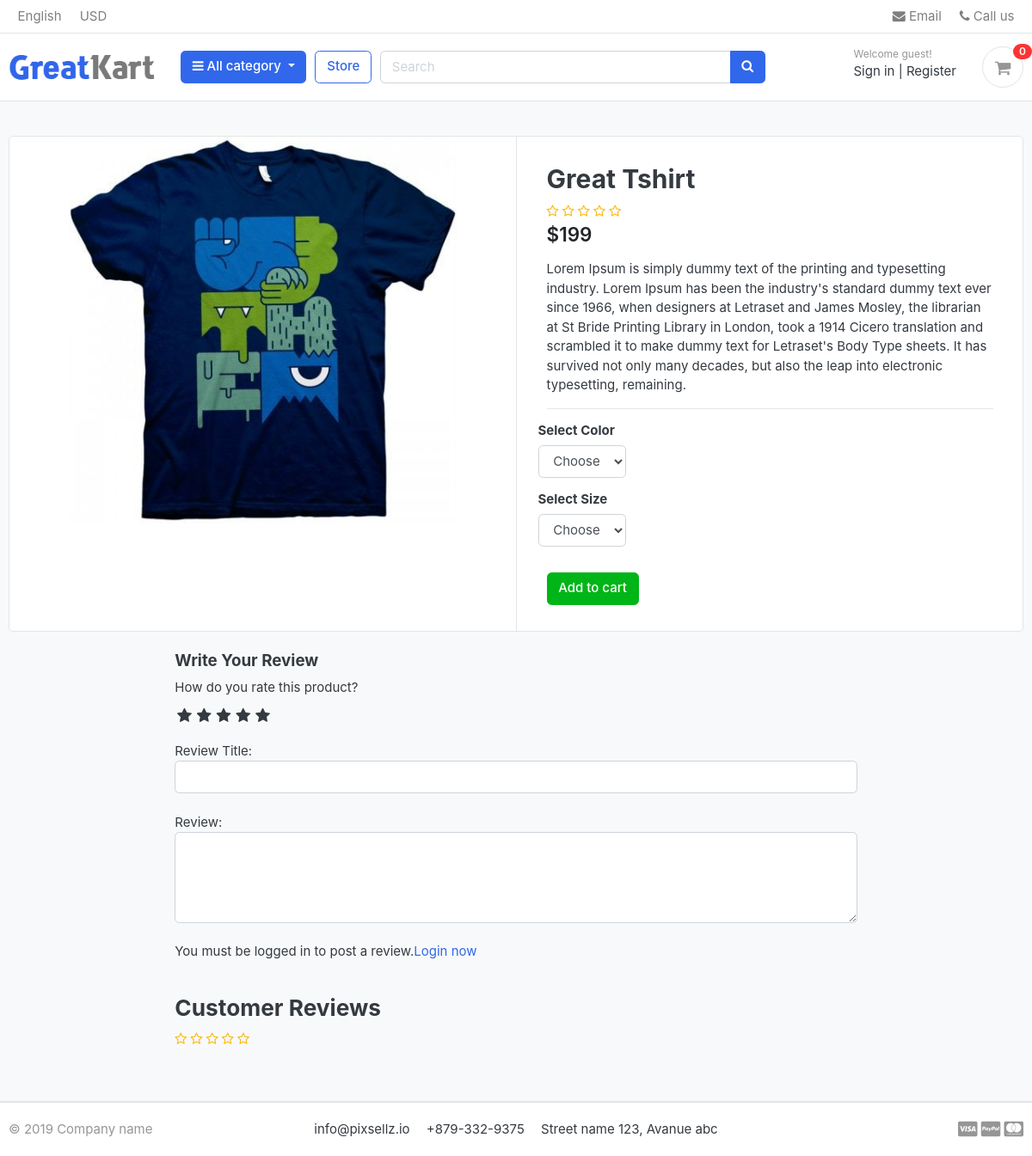
Screenshot of /store/category/t-shirt/great-tshirt/ with the database file from the repository.
### store/models.py (models this page shows, shortened)
class Product(models.Model):
    product_name = models.CharField(max_length=200, unique= True)
    slug = models.SlugField(max_length=230, unique= True)
    description  = models.TextField(max_length=500, blank= True)
    price = models.IntegerField()
    image = models.ImageField(upload_to='photos/categories')
    stock = models.IntegerField()
    is_available = models.BooleanField(default=True)
    category = models.ForeignKey(Category, on_delete=models.CASCADE)
    created_date = models.DateTimeField(auto_now_add=True)
    modified_date = models.DateTimeField(auto_now=True)
    def averageReview(self):
        reviews = ReviewRating.objects.filter(product=self,status =True).aggregate(average=Avg('rating'))
        avg=0
        if reviews['average'] is not None:
            avg = float(reviews['average'])
        return  avg

### store/views.py (the view)
# urls.py: path('category/<slug:category_slug>/<slug:product_slug>/',views.product_detail,name="product_detail"),
def product_detail(request,category_slug,product_slug ):
    try:
        single_product = Product.objects.get(category__slug=category_slug,slug=product_slug)
        in_cart = CartItem.objects.filter(cart__cart_id = _cart_id(request),product = single_product).exists()
    except Exception as e:
        raise e
    try:
        if request.user.is_authenticated:
            orderproduct = OrderProduct.objects.filter(user=request.user,product_id= single_product.id).exists()
        else:
            orderproduct=False
    except OrderProduct.DoesNotExist:
         orderproduct:None
    reviews = ReviewRating.objects.filter(product_id=single_product.id,status=True)
    context = {
        "single_product":single_product,
        "in_cart":in_cart,
        'orderproduct':orderproduct,
        'reviews':reviews
    }
    return render(request,'store/product_detail.html',context)

### carts/context_processors.py (called while the page is built)
def counter(request):
    cart_count = 0
    if 'admin' in request.path:
        return {}
    try:
        cart = Cart.objects.filter(cart_id = _cart_id(request))
        if request.user.is_authenticated:
            cart_items = CartItem.objects.all().filter(user=request.user)
        else:
            cart_items = CartItem.objects.all().filter(cart= cart[:1])
        for cart_item in cart_items:
            cart_count += cart_item.quantity
    except Cart.DoesNotExist:
        cart_count = 0
    return dict(cart_count=cart_count)

### carts/models.py (called while the page is built)
    def colors(self):
        return super().filter(variation_category = 'color',is_active=True)

    def sizes(self):
        return super().filter(variation_category = 'size',is_active=True)

### carts/views.py (called while the page is built)
def _cart_id(request):
    cart = request.session.session_key
    if not cart:
        cart = request.session.create()
    return cart

### category/context_processors.py (called while the page is built)
def menu_links(request):
    return {"links" : Category.objects.all()}

### category/models.py (called while the page is built)
    def get_url(self):
        return reverse('products_by_category',args=[self.slug])

### templates/store/product_detail.html (shortened to what this page needs)
{% extends 'base.html' %}
{% load static %}
{% block content %}
<section class="section-content padding-y bg">
<div class="container">
<div class="card">
	<div class="row no-gutters">
		<aside class="col-md-6">
<article class="gallery-wrap">
	<div class="img-big-wrap">
	   <a href="#"><img src="{{ single_product.image.url }}"></a>
	</div>
</article>
		</aside>
		<main class="col-md-6 border-left">
 <form action="{% url 'add_cart' single_product.id %}" method="POST">
		<article class="content-body">
		<h2 class="title">{{ single_product.product_name }}</h2>
		<div class="rating-star">
		<span>
			<i class="fa fa-star{% if single_product.averageReview < 0.5 %}-o{% elif single_product.averageReview >= 0.5 and single_product.averageReview < 1 %}-half-o{% endif %}"></i>
			<i class="fa fa-star{% if single_product.averageReview < 1.5 %}-o{% elif single_product.averageReview >= 1.5 and single_product.averageReview < 2 %}-half-o{% endif %}"></i>
			<i class="fa fa-star{% if single_product.averageReview < 2.5 %}-o{% elif single_product.averageReview >= 2.5 and single_product.averageReview < 3 %}-half-o{% endif %}"></i>
			<i class="fa fa-star{% if single_product.averageReview < 3.5 %}-o{% elif single_product.averageReview >= 3.5 and single_product.averageReview < 4 %}-half-o{% endif %}"></i>
			<i class="fa fa-star{% if single_product.averageReview < 4.5 %}-o{% elif single_product.averageReview >= 4.5 and single_product.averageReview < 5 %}-half-o{% endif %}"></i>
		</span>
	</div>
		<div class="mb-3">
			<var class="price h4">${{ single_product.price }}</var>
		</div>
		<p>{{ single_product.description }}.</p>
		<hr>
			<div class="row">
				<div class="item-option-select ">
					<h6>Select Color</h6>
					<select name="color" class="form-control" required>
						<option value="" disabled selected>Choose</option>
					</select>
				</div>
			</div>
			<div class="row">
				<div class="item-option-select ">
					<h6>Select Size</h6>
					<select name="size" class="form-control" required>
						<option value="" disabled selected>Choose</option>
					</select>
				</div>
			</div>
			<div class="row mt-3">
				<div class="col-md-12">
					{% if single_product.stock <= 0 %}
						<h5 class="text-danger">Out of Stock</h5>
					{% else %}
						<button type="submit" class="btn btn-success">
							Add to cart
						</button>
					{% endif %}
			</div>
			</div>
</div>
	</div>
</div>
<br>
<div class="row">
			<div class="col-lg-8 mx-auto">
	<form action="{% url 'submit_review' single_product.id %}" method="POST">
		<h5>Write Your Review</h5>
		<div>
			<label>How do you rate this product?</label>
			<br>
			<div class="rate">
				<input type="radio" name="rating" id="rating10" value="5" required /><label for="rating10" title="5"></label>
				<input type="radio" name="rating" id="rating8" value="4" required /><label for="rating8" title="4"></label>
				<input type="radio" name="rating" id="rating6" value="3" required /><label for="rating6" title="3"></label>
				<input type="radio" name="rating" id="rating4" value="2" required /><label for="rating4" title="2"></label>
				<input type="radio" name="rating" id="rating2" value="1" required /><label for="rating2" title="1"></label>
			</div>
			<br>
			Review Title:
			<input type="text" class="form-control" name="subject">
			<br>
			Review:
			<textarea name="review" rows="4" class="form-control" ></textarea>
			<br>
			{% if user.is_authenticated %}
				{% if orderproduct %}
					<input type="submit" value="Submit Review" class="btn btn-primary mb-3">
				{% else  %}
				<p>You must purchase the product to review it.</p>
				{% endif %}
			{% else %}
					<p> You must be logged in to post a review.<span><a href="{% url 'login' %}">Login now</a></span></p>
			{% endif %}
		</div>
	</form>
	<br>
	<header class="section-heading">
	<h3>Customer Reviews </h3>
	<div class="rating-star">
		<span>
			<i class="fa fa-star{% if single_product.averageReview < 0.5 %}-o{% elif single_product.averageReview >= 0.5 and single_product.averageReview < 1 %}-half-o{% endif %}"></i>
			<i class="fa fa-star{% if single_product.averageReview < 1.5 %}-o{% elif single_product.averageReview >= 1.5 and single_product.averageReview < 2 %}-half-o{% endif %}"></i>
			<i class="fa fa-star{% if single_product.averageReview < 2.5 %}-o{% elif single_product.averageReview >= 2.5 and single_product.averageReview < 3 %}-half-o{% endif %}"></i>
			<i class="fa fa-star{% if single_product.averageReview < 3.5 %}-o{% elif single_product.averageReview >= 3.5 and single_product.averageReview < 4 %}-half-o{% endif %}"></i>
			<i class="fa fa-star{% if single_product.averageReview < 4.5 %}-o{% elif single_product.averageReview >= 4.5 and single_product.averageReview < 5 %}-half-o{% endif %}"></i>
		</span>
	</div>
	</header>
	</div>
</div>
</section>
</body>
</html>
{% endblock %}

### static/css/ui.css (style rules this page uses)
html { font-family: "Inter", sans-serif; font-size: 15px; }
.content-body { flex: 1 1 auto; padding: 2rem 2.3rem; }
.padding-y { padding-top: 40px; padding-bottom: 40px; }
var { font-style: normal; }
article:after, .form-group:after { display: block; clear: both; content: ""; }
.bg { background-color: #f8f9fa; }
.section-heading { margin-bottom: 20px; margin-top: 15px; }
p:last-child { margin-bottom: 0; }
.price { font-weight: 600; color: #212529; }
.gallery-wrap .img-big-wrap { margin-bottom: 10px; border-radius: 0.37rem; overflow: hidden; background-color: #fff; }
.gallery-wrap .img-big-wrap a { text-align: center; display: block; }
.gallery-wrap .img-big-wrap img { height: 450px; width: auto; display: inline-block; }
.item-option-select { margin-bottom: 1rem; display: inline-block; margin-right: 15px; }

### static/css/custom.css (style rules this page uses)
.rate { display:inline-block; border: 0; }
.rate > label { float:right; }
.rate > label:before { display: inline-block; font-size: 1.2rem; font-family: FontAwesome; content: "\f005"; margin:0; padding:0.3rem .2rem; cursor: pointer; }
.rating-star i { color: #ffb503 !important; }

### rows the page displays
Product: image (picture), product_name "Great Tshirt", price "199", description "Lorem Ipsum is simply dummy text of the printing and typesetting industry. Lorem Ipsum has been the industry's standard dummy text ever since 1966, when designers at Letraset and James Mosley, the librarian at St Bride Printing Library in London, took a 1914 Cicero translation and scrambled it to make dummy text for Letraset's Body Type sheets. It has survived not only many decades, but also the leap into electronic typesetting, remaining"

### other values shown
{{ cart_count }} "0"
